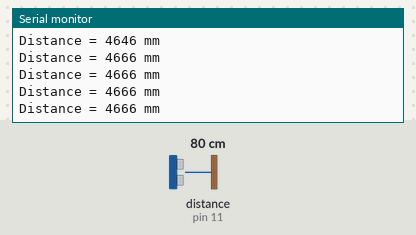
The sketch below on a simulated Arduino Uno, built with avr-gcc and run on an emulated ATmega328P. Shown: the last lines printed to the serial monitor. Wiring (inferred from the names in the program): ultrasonic range finder: trigger pin 12; echo pin 11. The test bench sets the inputs (shaded band); at power-on: distance to the obstacle (sensor on pin 11) 80 cm. The echo pulse lasts 58.3 µs per cm.

Above: at 4.2 s.
4.3 s: distance to the obstacle (sensor on pin 11) set to 2 cm
At 4.86 s:
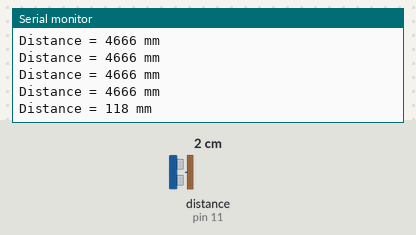
5.8 s: distance to the obstacle (sensor on pin 11) set to 4 cm
At 5.87 s:
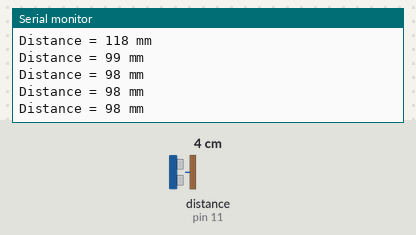
Timing chart, 0 to 8.8 s (numbered marks = the images above; inputs shaded):
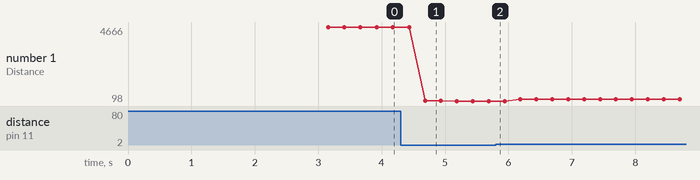

The sketch:

MB_7389-100.ino
```cpp
/*
 *   Calculating the water depth using Ultrasonic Sensor - Model A02YYUW
 *   Programmed using C++
 *   Tested on Arduino - ATmega328, Adafruit Feather M0
 *   Sensor: A02YYUW
 *   Connections:
 *      Pin 2 (readPin)     ->  Pin 11 MCU
 *      Pin 4 (triggerPin)  ->  Pin 12 MCU
 *      VCC                 ->  VCC
 *      GND                 ->  GND
 *   Sensor operating mode: Trigger
 *     Pin 4 of the sensor is te trigger pin and needed to be connected to LOW. When you
 *     want to take a reading, you have to pull this pin HIGH for a minimum of 20 microseconds.
 *   Note: This sensor has some Nozzle Correction
 */

#define readPin 11
#define triggerPin 12

long distance = 0;
long duration = 0;

void setup()
{
  pinMode(triggerPin, OUTPUT);
  pinMode(readPin, INPUT);
  digitalWrite(triggerPin, LOW);
  Serial.begin(9600);
  delay(3000);
  Serial.println("Sensor is ready!");
}

void read_sensor()
{
  digitalWrite(triggerPin, HIGH);
  delayMicroseconds(20);            //Pin 4 ned to be pulled High for a minimum of 20 microseconds.
  digitalWrite(triggerPin, LOW);
  duration = pulseIn(readPin, HIGH);
  distance = duration;
  delay(150);
}

void print_data()
{
  Serial.print("Distance = ");
  Serial.print(distance);
  Serial.println(" mm");
}

void loop()
{

    read_sensor();
    print_data();
    delay(100);

}
```

Measured:
- after the input at 4.3 s, the serial monitor: prints a new line after 0.38 s (image 1)
- plotted number 1: 4666 → 98 after the input at 4.3 s, 98 → 215 after the input at 5.8 s
